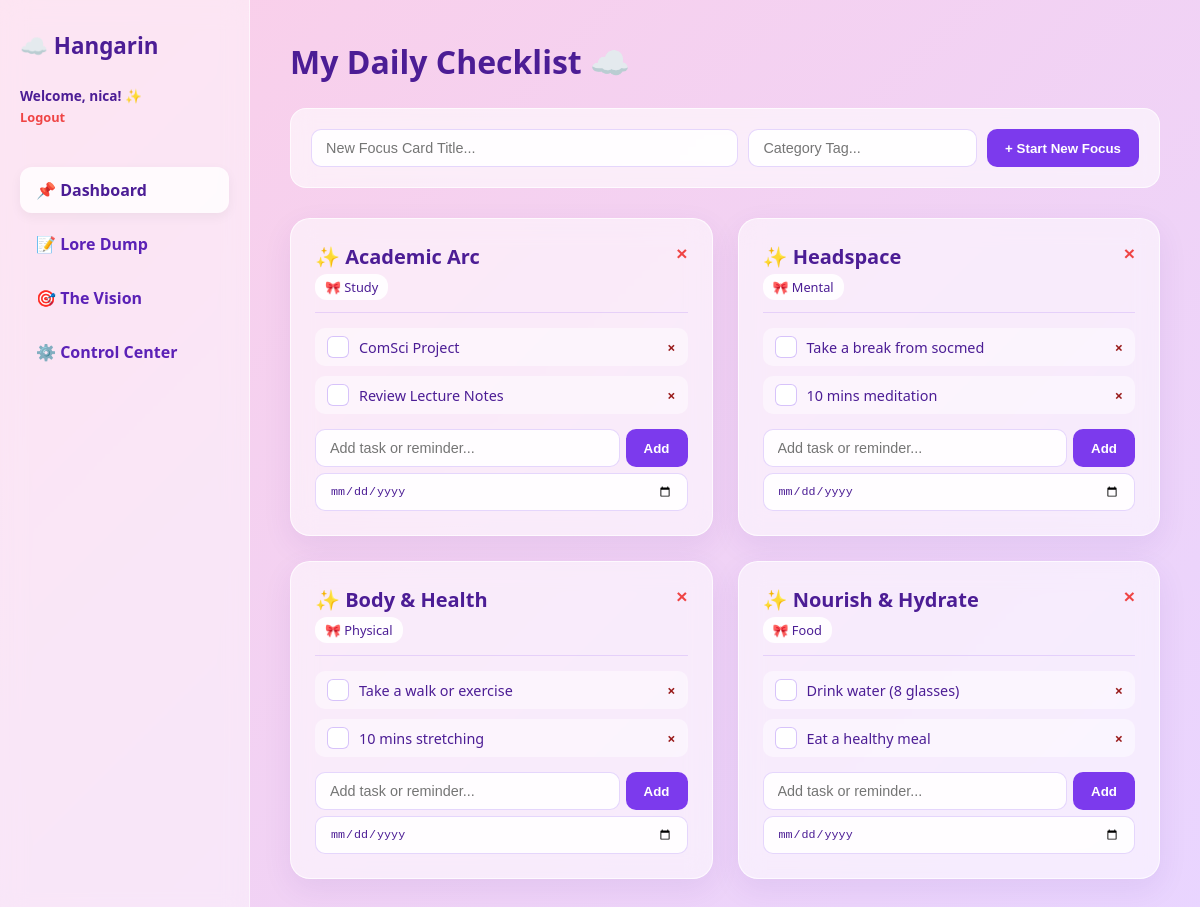
The app's page / (signed in) with its own data.
### tracker/models.py (models this page shows, shortened)
class Task(models.Model):
    CATEGORY_CHOICES = [
        ('study', 'Study & Focus'),
        ('mental', 'Mental Wellness'),
        ('physical', 'Physical Wellness'),
        ('food', 'Food & Hydration'),
        ('custom', 'Personal Goal'),
    ]
    user = models.ForeignKey(User, on_delete=models.CASCADE, related_name='tasks', null=True, blank=True)
    title = models.CharField(max_length=200)
    category = models.CharField(max_length=20, choices=CATEGORY_CHOICES, default='custom')
    is_completed = models.BooleanField(default=False)
    is_default = models.BooleanField(default=False)
    created_at = models.DateTimeField(auto_now_add=True)

class SubTask(models.Model):
    task = models.ForeignKey(Task, on_delete=models.CASCADE)
    title = models.CharField(max_length=200)
    is_completed = models.BooleanField(default=False)
    due_date = models.DateField(null=True, blank=True)

### tracker/views.py (the view)
# urls.py: path('', views.dashboard_view, name='dashboard'),
def dashboard_view(request):
    ensure_default_tasks()
    context = {
        'tasks': Task.objects.all(),
        'active_tab': 'dashboard'
    }
    return render(request, 'dashboard.html', context)

### tracker/views.py (called while the page is built)
def ensure_default_tasks():
    if not Task.objects.exists():
        for item in DEFAULT_PILLARS:
            task = Task.objects.create(
                title=item['title'],
                category=item['category'],
                is_default=True
            )
            for sub_title in item['subtasks']:
                SubTask.objects.create(task=task, title=sub_title)

### tracker/templates/dashboard.html (shortened to what this page needs)
{% load pwa %}
{% load static %}
{% load socialaccount %}
<!DOCTYPE html>
<html lang="en">
<head>
    {% load pwa %}
</head>
<body>
    <div class="sidebar">
        <div class="sidebar-brand">☁️ Hangarin</div>
        <div style="margin-bottom: 15px;">
            {% if user.is_authenticated %}
                <p style="font-size: 0.85em; font-weight: 600;">Welcome, {{ user.first_name|default:user.username }}! ✨</p>
                <a href="{% url 'account_logout' %}" style="font-size: 0.8em; color: #ef4444; text-decoration: none; font-weight: bold;">Logout</a>
            {% else %}
                <a href="{% provider_login_url 'google' %}" class="btn-primary" style="display: block; text-align: center; text-decoration: none; font-size: 0.85em;">
                    Sign in with Google
                </a>
            {% endif %}
        </div>
        <ul class="nav-menu">
            <li><a href="{% url 'dashboard' %}" class="nav-link {% if active_tab == 'dashboard' %}active{% endif %}">📌 Dashboard</a></li>
            <li><a href="{% url 'notes' %}" class="nav-link {% if active_tab == 'notes' %}active{% endif %}">📝 Lore Dump</a></li>
            <li><a href="{% url 'goals' %}" class="nav-link {% if active_tab == 'goals' %}active{% endif %}">🎯 The Vision</a></li>
            <li><a href="{% url 'settings' %}" class="nav-link {% if active_tab == 'settings' %}active{% endif %}">⚙️ Control Center</a></li>
        </ul>
    </div>
    <div class="main-content">
        {% if active_tab == 'dashboard' %}
            <div class="header-container"><h1 class="header-title">My Daily Checklist ☁️</h1></div>
            <div class="form-card">
                <form action="{% url 'add_custom_task' %}" method="POST" style="display: flex; gap: 10px;">
                    <input type="text" name="title" class="input-field" placeholder="New Focus Card Title..." style="flex: 2;" required>
                    <input type="text" name="category" class="input-field" placeholder="Category Tag..." style="flex: 1;">
                    <button type="submit" class="btn-primary">+ Start New Focus</button>
                </form>
            </div>
            <div class="task-board">
                {% for task in tasks %}
                <div class="task-card">
                    <div style="display: flex; justify-content: space-between; align-items: flex-start; margin-bottom: 12px;">
                        <div>
                            <h2 style="font-size: 1.25em; font-weight: 700;">✨ {{ task.title }}</h2>
                            <span style="background: rgba(255,255,255,0.9); padding: 4px 10px; border-radius: 12px; font-size: 0.8em; display: inline-block; margin-top: 4px;">🎀 {{ task.category|title }}</span>
                        </div>
                        {% if task.id %}
                        <form action="{% url 'delete_task' task.id %}" method="POST" style="margin: 0;">
                            <button type="submit" title="Delete Card" style="background: none; border: none; color: #ef4444; font-weight: bold; cursor: pointer; font-size: 1.2em;">
                                ×
                            </button>
                        </form>
                        {% endif %}
                    </div>
                    <div class="subtasks-section">
                        <ul class="subtask-list">
                            {% for sub in task.subtask_set.all %}
                            <li class="subtask-item">
                                <div style="display: flex; align-items: center; gap: 10px;">
                                    <a href="{% url 'toggle_subtask' sub.id %}" class="check-btn">{% if sub.is_completed %}✓{% endif %}</a>
                                    <span class="{% if sub.is_completed %}completed-text{% endif %}">{{ sub.title }}</span>
                                </div>
                                <div style="display: flex; align-items: center; gap: 8px;">
                                    <a href="{% url 'delete_subtask' sub.id %}" style="text-decoration: none; color: #991b1b; font-weight: bold;">×</a>
                                </div>
                            </li>
                            {% empty %}
                            <li style="font-size: 0.85em; opacity: 0.6;">No tasks or reminders yet.</li>
                            {% endfor %}
                        </ul>
                        <form action="{% url 'add_subtask' task.id %}" method="POST" style="display: flex; flex-direction: column; gap: 6px;">
                            <div style="display: flex; gap: 6px;">
                                <input type="text" name="title" class="input-field" placeholder="Add task or reminder..." required>
                                <button type="submit" class="btn-primary">Add</button>
                            </div>
                            <input type="date" name="due_date" class="input-field" style="width: 100%;">
                        </form>
                    </div>
                </div>
                {% endfor %}
            </div>
        {% endif %}
    </div>
</body>
</html>

### tracker/templates/dashboard.html (style rules this page uses)
* { box-sizing: border-box; margin: 0; padding: 0; }
body { background: linear-gradient(135deg, #fbcfe8, #e9d5ff); font-family: 'Segoe UI', Tahoma, Geneva, Verdana, sans-serif; color: #4c1d95; display: flex; min-height: 100vh; }
.sidebar { width: 250px; background: rgba(255, 255, 255, 0.45); backdrop-filter: blur(12px); border-right: 1px solid rgba(255, 255, 255, 0.6); padding: 30px 20px; display: flex; flex-direction: column; gap: 25px; }
.sidebar-brand { font-size: 1.4em; font-weight: bold; color: #4c1d95; }
.nav-menu { list-style: none; display: flex; flex-direction: column; gap: 8px; }
.nav-link { display: flex; align-items: center; gap: 12px; padding: 12px 16px; text-decoration: none; color: #5b21b6; font-weight: 600; border-radius: 12px; transition: all 0.2s ease; }
.nav-link:hover, .nav-link.active { background: rgba(255, 255, 255, 0.8); color: #4c1d95; box-shadow: 0 4px 12px rgba(0, 0, 0, 0.05); }
.main-content { flex: 1; padding: 40px; overflow-y: auto; }
.header-container { margin-bottom: 25px; }
.header-title { font-size: 2em; font-weight: bold; }
.form-card { background: rgba(255, 255, 255, 0.6); backdrop-filter: blur(10px); padding: 20px; border-radius: 16px; margin-bottom: 30px; border: 1px solid rgba(255, 255, 255, 0.7); }
.input-field, .textarea-field { padding: 10px 14px; border-radius: 10px; border: 1px solid rgba(124, 58, 237, 0.2); background: rgba(255, 255, 255, 0.9); font-size: 0.9em; color: #4c1d95; outline: none; width: 100%; }
.btn-primary { background: #7c3aed; color: white; border: none; padding: 10px 18px; border-radius: 10px; font-weight: 600; cursor: pointer; transition: background 0.2s; }
.task-board, .grid-board { display: grid; grid-template-columns: repeat(auto-fill, minmax(320px, 1fr)); gap: 25px; }
.task-card, .content-card { background: rgba(255, 255, 255, 0.55); backdrop-filter: blur(12px); border-radius: 20px; padding: 24px; box-shadow: 0 10px 30px rgba(76, 29, 149, 0.08); border: 1px solid rgba(255, 255, 255, 0.7); }
.subtasks-section { border-top: 1px solid rgba(124, 58, 237, 0.15); padding-top: 15px; }
.subtask-list { list-style: none; display: flex; flex-direction: column; gap: 10px; margin-bottom: 15px; }
.subtask-item { display: flex; align-items: center; justify-content: space-between; font-size: 0.9em; background: rgba(255, 255, 255, 0.45); padding: 8px 12px; border-radius: 10px; }
.check-btn { text-decoration: none; width: 22px; height: 22px; border-radius: 6px; background: white; display: inline-flex; align-items: center; justify-content: center; font-size: 0.85em; font-weight: bold; color: #4c1d95; border: 1px solid rgba(124, 58, 237, 0.3); }

### records on screen
Task: title "Academic Arc", category "Study"
SubTask: title "ComSci Project"
SubTask: title "Review Lecture Notes"
Task: title "Headspace", category "Mental"
SubTask: title "Take a break from socmed"
SubTask: title "10 mins meditation"
Task: title "Body & Health", category "Physical"
SubTask: title "Take a walk or exercise"
SubTask: title "10 mins stretching"
Task: title "Nourish & Hydrate", category "Food"
SubTask: title "Drink water (8 glasses)"
SubTask: title "Eat a healthy meal"

### other values on screen
{{ user.first_name|default:user.username }} "nica"
